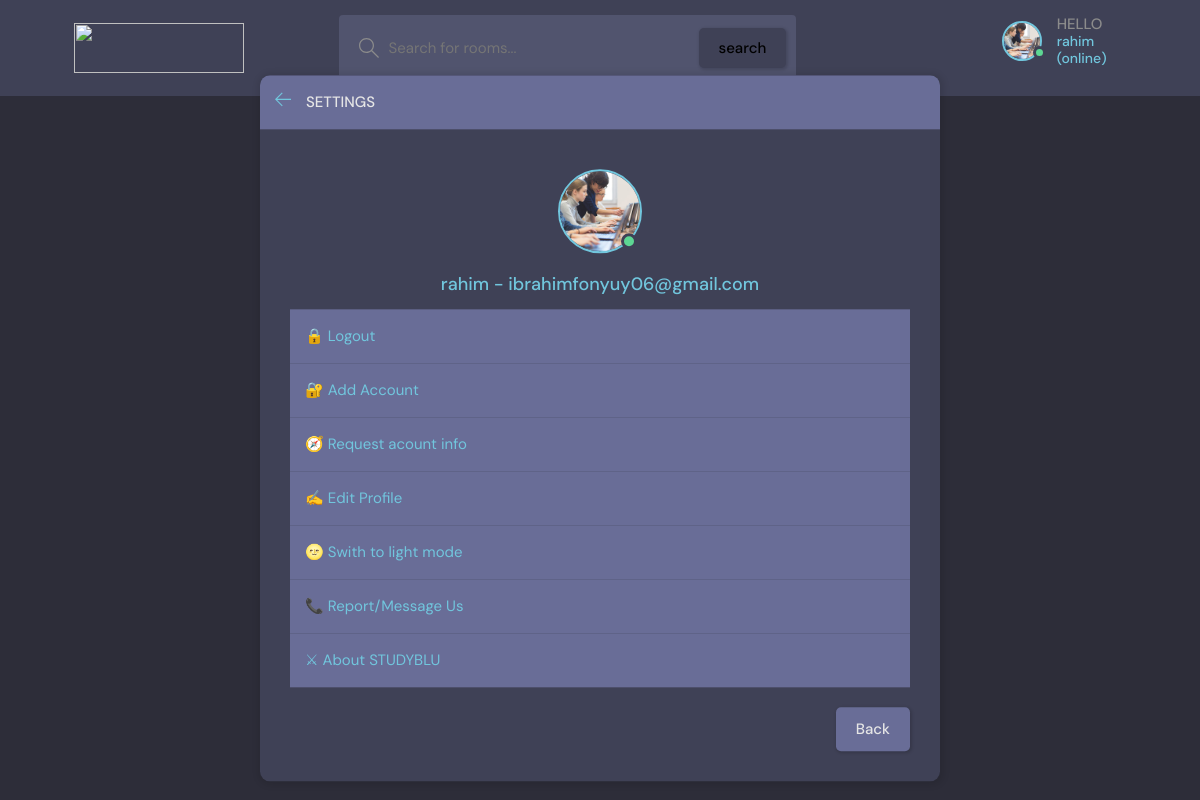
/base/settings/ (signed in), run on the app's committed database.
### base/models.py (models this page shows)
class User(AbstractUser):
    name=models.CharField(max_length=50, null=True)
    email=models.EmailField(unique=True, null=True)
    about=models.TextField(max_length=300, null=True, blank=True)
    avatar=models.ImageField(null=True, default='avatar.svg')
    REQUIRED_FIELDS=[]

### base/views.py (the view)
# urls.py: path('settings/', views.settings, name='settings'),
@login_required(login_url='login')
def settings(request):
    form=UserForm(instance=request.user)
    if request.method == 'POST':
        form=UserForm(request.POST, request.FILES, instance=request.user)
        if form.is_valid():
          form.save()
          return redirect('profile-page', pk=request.user.id)
    context={'form':form}
    return render(request, 'settings.html', context)

### base/forms.py
class UserForm(ModelForm):
    class Meta:
        model=User
        fields = ['avatar','name','username', 'email','about' ]

### templates/settings.html (shortened to what this page needs)
{% extends 'main.html' %}
{%block content%}
  {% if request.user.is_authenticated%}
    <main class="create-room layout">
      <div class="container">
        <div class="layout__box">
          <div class="layout__boxHeader">
            <div class="layout__boxTitle">
              <a href="{% url 'profile-page' user.id %}">
                <svg
                  version="1.1"
                  xmlns="http://www.w3.org/2000/svg"
                  width="32"
                  height="32"
                  viewBox="0 0 32 32"
                >
                  <title>arrow-left</title>
                  <path
                    d="M13.723 2.286l-13.723 13.714 13.719 13.714 1.616-1.611-10.96-10.96h27.625v-2.286h-27.625l10.965-10.965-1.616-1.607z"
                  ></path>
                </svg>
              </a>
              <h3>Settings</h3>
            </div>
          </div>
          <div class="settings layout__body">
            <div class="settings__avatar">
              <a href="{{request.user.avatar.url}}"><div class="avatar avatar--large active">
                <img src="{{request.user.avatar.url}}" id="preview-avatar" />
              </div></a>
            </div>
              <div class="form__group form__avatar">
                <label for="avatar">{{request.user}} - {{request.user.email}}</label>
                <div class="layout__boxHeader">
                      <a href="{% url 'logout' %}" class="dropdown-link">
                        🔒 Logout
                      </a><br>
                </div>
                  <div class="layout__boxHeader">
                    <a href="{% url 'register'  %}">🔐 Add Account</a><br>
                  </div>
                  <div class="layout__boxHeader">
                    <a href="{% url 'acount-info' request.user.id  %}">🧭 Request acount info</a><br>
                  </div>
                  <div class="layout__boxHeader">
                    <a href="{% url 'edit-user' %}" >✍ Edit Profile</a><br>
                  </div>
                  <div class="layout__boxHeader">
                    <a href="{% url 'light-index' %}">🌝 Swith to light mode</a>
                  </div>
                  <div class="layout__boxHeader">
                    <a href="{% url 'report'%}">📞 Report/Message Us</a><br>
                  </div>
                  <div class="layout__boxHeader">
                    <a href="{% url 'about'%}">⚔ About STUDYBLU</a>
                  </div>
              </div>
              <div class="form__action">
                <a class="btn btn--dark" href=" {% url 'profile-page' user.id %}">Back</a>
              </div>
          </div>
        </div>
      </div>
    </main>
  {%endif%}
{%endblock content%}

### templates/navbar.html (shortened to what this page needs)
{% load static%}
<header class="header header--loggedIn">
    <div class="container">
      <a href="{% url 'index' %}" class="header__logo">
          <img style="width:17rem; height:5rem;" src="{% static 'images/team/dark.png' %}" alt="">
      </a>
      <form method="GET" action="{% url 'index' %}" class="header__search">
        <label>
          <input name="q" placeholder="Search for rooms..." />
          <button class="btn" type="submit">search</button>
        </label>
      </form>
      <nav class="header__menu">
        {% if request.user.is_authenticated%}
        <div class="header__user">
          <a href="{% url 'profile-page' request.user.id %}">
            <div class="avatar avatar--medium active">
              <img src="{{request.user.avatar.url}}" />
            </div>
            <p>HELLO<span>{{request.user.username}}<br>(online)</span><p>
          </a>
        </div>
        {%else%}
        <a href="{% url 'login' %}">
          <img src="{% static 'images/avatar.svg' %}" />
          <p>Login</p>
        </a>
        {%endif%}
      </nav>
    </div>
  </header>

### static/styles/style.css (style rules this page uses)
:root { --color-main: #71c6dd; --color-main-light: #e1f6fb; --color-dark: #3f4156; --color-dark-medium: #51546e; --color-dark-light: #696d97; --color-light: #e5e5e5; --color-gray: #8b8b8b; --color-light-gray: #b2bdbd; --color-bg: #2d2d39; --color-success: #5dd693; --color-error: #fc4b0b; }
* { font-family: "DM Sans", -apple-system, BlinkMacSystemFont, "Segoe UI", Roboto, Oxygen, Ubuntu, Cantarell, "Open Sans", "Helvetica Neue", sans-serif; margin: 0; padding: 0; box-sizing: border-box; text-rendering: optimizeLegibility; font-size: inherit; }
html { font-size: 56.25%; }
@media only screen and (min-width: 1200px) { html { font-size: 62.5%; } }
body { line-height: 1.6; font-weight: 400; font-size: 1.5rem; color: var(--color-light-gray); background-color: var(--color-bg); min-height: 100vh; }
img { width: 100%; }
a { display: inline-block; color: var(--color-main); text-decoration: none; }
.container { max-width: 120rem; width: 90%; margin: auto; }
.btn { background-color:#3f4156 ; border: none; display: inline-flex; align-items: center; gap: 1rem; cursor: pointer; transition: all ease-in-out 0.3s; padding: 1rem 2rem; border-radius: 5px; box-shadow: 1px 1px 3px 1px rgba(0, 0, 0, 0.15); font-weight: 500; }
.btn--dark { background-color: var(--color-dark-light); color: var(--color-light); }
.avatar { position: relative; display: inline-block; border-radius: 50%; border: 2px solid var(--color-main); }
.avatar img { display: block; border-radius: 50%; object-fit: cover; object-position: center; }
.avatar::after { content: ""; display: block; position: absolute; background-color: var(--color-gray); z-index: 111; border-radius: 50%; border: 0.3rem solid var(--color-dark); }
.avatar.active::after { background-color: var(--color-success); }
.avatar.avatar--medium img { width: 3.6rem; height: 3.6rem; border-radius: 50%; }
.avatar.avatar--medium:after { width: 0.7rem; height: 0.7rem; bottom: 0px; right: -6px; }
.avatar.avatar--large img { display: block; width: 8rem; height: 8rem; border-radius: 50%; }
.avatar.avatar--large:after { width: 1rem; height: 1rem; bottom: 2px; right: 3.5px; }
.header { padding: 1.5rem; background-color: var(--color-dark); }
.header > .container { display: flex; gap: 9.5rem; }
.header__logo, .header__user { display: flex; gap: 2rem; align-items: center; }
.header__logo > img { height: 3.2rem; width: 3.2rem; }
.header__search > label { background-color: var(--color-dark-medium); padding: 1.3rem 1rem; display: flex; align-items: center; gap: 1rem; border-radius: 4px; }
.header__search svg { fill: var(--color-gray); width: 2rem; height: 2rem; margin-left: 1rem; }
.header__search input { width: 30rem; background: transparent; border: none; outline: none; color: var(--color-light); }
.header__menu { margin-left: auto; position: relative; }
.header__menu a { display: flex; gap: 1.5rem; align-items: center; font-weight: 500; text-decoration: none; color: var(--color-gray); }
.header__menu img { height: 3.6rem; }
.header__menu p { line-height: 1.2; }
.header__menu span { color: var(--color-main); font-weight: 500; font-size: 1.4rem; display: block; }
.layout { margin-top: 2.4rem; }
.layout > .container { display: flex; justify-content: space-between; align-items: flex-start; }
.layout__box { width: 90%; max-width: 48rem; min-height: 40rem; position: absolute; top: 50%; left: 50%; transform: translate(-50%, -46%); background-color: var(--color-dark); border-radius: 1rem; box-shadow: 1px 1px 6px 3px rgba(0, 0, 0, 0.1); overflow: hidden; }
.layout__boxHeader { display: flex; padding: 1.5rem; background-color: var(--color-dark-light); }
.layout__boxTitle { display: flex; gap: 1.5rem; align-items: center; }
.layout__boxTitle h3 { text-transform: uppercase; font-weight: 500; color: var(--color-light); }
.layout__boxTitle svg { width: 1.6rem; height: 1.6rem; fill: var(--color-main); }
.layout__body { margin: 3rem; }
.form__group { margin-bottom: 2rem; width: 100%; }
.form__group label { display: block; font-size: 1.5rem; margin-bottom: 1rem; }
.form__action { display: flex; justify-content: flex-end; gap: 3rem; }
.form__avatar label { text-align: center; font-size: 1.8rem; font-weight: 500; color: var(--color-main); cursor: pointer; }
.create-room.layout .layout__box { max-width: 68rem; }
.settings__avatar { margin-bottom: 3rem; text-align: center; margin: 0 auto; display: flex; justify-content: center; }
.settings__avatar .avatar { margin: 1rem; }

### data on the page
User: user.avatar (picture), user.username "rahim", user "rahim", user.email "ibrahimfonyuy06@gmail.com"
